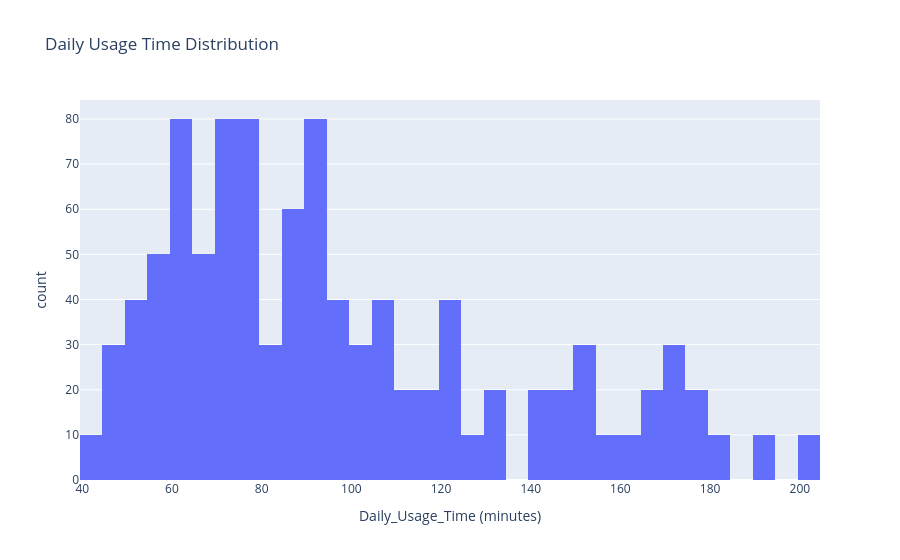

Write notebook code for a chart like this one.
### Markdown cell above
### Daily Usage Time (minutes) Distribution

### Code cell
plt = px.histogram(train_df, x='Daily_Usage_Time (minutes)', title='Daily Usage Time Distribution')
plt.show()

### Figure 1 — Plotly figure (JSON) as saved in the notebook; plotly's stock layout.template omitted (floating-point values rounded to 4 significant figures; data arrays with more than 128 entries replaced by an {"elided": "..."} marker saying what was removed)
{"data": [{"bingroup": "x", "hovertemplate": "Daily_Usage_Time (minutes)=%{x}<br>count=%{y}<extra></extra>", "legendgroup": "", "marker": {"color": "#636efa", "pattern": {"shape": ""}}, "name": "", "orientation": "v", "showlegend": false, "type": "histogram", "x": {"elided": "1001 float values"}, "xaxis": "x", "yaxis": "y"}], "layout": {"barmode": "relative", "legend": {"tracegroupgap": 0}, "title": {"text": "Daily Usage Time Distribution"}, "xaxis": {"anchor": "y", "domain": [0, 1], "title": {"text": "Daily_Usage_Time (minutes)"}}, "yaxis": {"anchor": "x", "domain": [0, 1], "title": {"text": "count"}}}}
